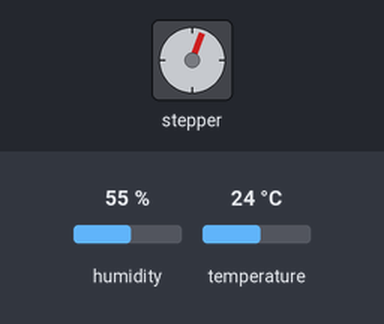
Recording of a sketch running on a simulated ESP32. Parts: stepper motor. Inputs (shaded band) come from the test bench; at power-on: humidity 55 %, temperature 24 °C. No MQTT or app messages arrive unless stated; stepper angles assume 2048 steps per turn.

Above: at 1.28 s.
1.3 s: humidity set to 45 %
4.3 s: humidity set to 42 %
At 4.3 s:
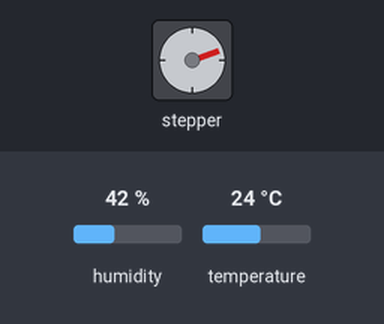
5.8 s: temperature set to 25.3 °C
At 6.6 s:
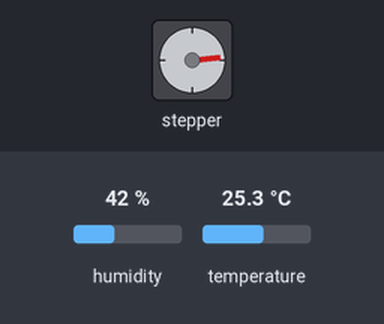
8.8 s: humidity set to 39 %
At 8.8 s:
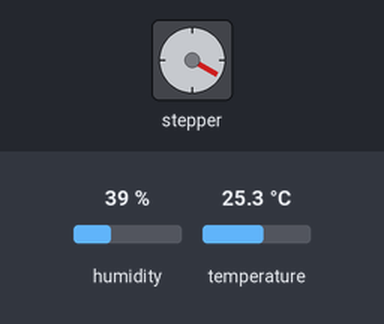
10.3 s: temperature set to 28 °C
At 11.49 s:
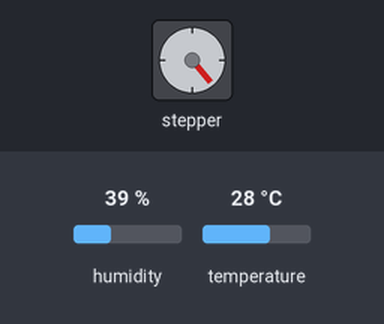
13.3 s: humidity set to 22 %
At 13.3 s:
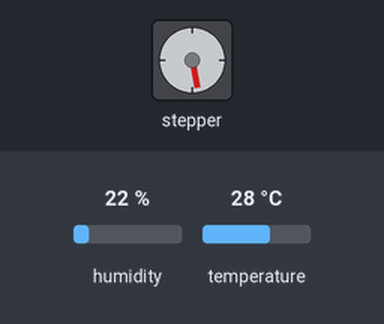
Timing chart, 0 to 15.8 s (numbered marks = the images above; inputs shaded):
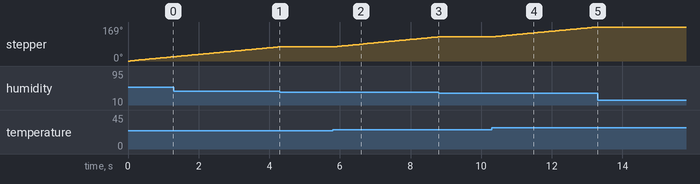

Measured:
- the behaviour switches between 44 and 43 % on humidity (found by bisection; images 0 and 1)
- the behaviour switches between 24.8 and 24.9 °C on temperature (found by bisection; images 1 and 2)
- the behaviour switches between 41 and 40 % on humidity (found by bisection; images 2 and 3)
- after the input at 4.3 s, stepper: stops changing and stays 71°
- after the input at 5.8 s, stepper: keeps turning clockwise at about 17°/s, starting after 0.07 s
- after the input at 8.8 s, stepper: stops changing and stays 120°
- after the input at 10.3 s, stepper: keeps turning clockwise at about 17°/s, starting after 0.05 s
- after the input at 13.3 s, stepper: stops changing and stays 169°

The sketch:

sketch.ino
```cpp
#include "EspMQTTClient.h"
#include "DHTesp.h"
#include <AccelStepper.h>

AccelStepper stepper1(AccelStepper::FULL4WIRE, 13, 12, 14, 27);
EspMQTTClient client("Wokwi-GUEST", "", "test.mosquitto.org", "mqtt-mack-pub-sub", 1883);
const int DHT_PIN = 15;
DHTesp dhtSensor;

void setup() {
    stepper1.setMaxSpeed(8000);
    Serial.begin(115200);
    dhtSensor.setup(DHT_PIN, DHTesp::DHT22);
    client.enableDebuggingMessages();
}

unsigned long lastSendTime = 0;
const unsigned long sendInterval = 2000;

void readSendData() {
    unsigned long currentTime = millis();
    if (currentTime - lastSendTime >= sendInterval) {
        TempAndHumidity data = dhtSensor.getTempAndHumidity();
        String jsonData = "{\"temperature\":" + String(data.temperature, 2) + ",\"humidity\":" + String(data.humidity, 2) + "}";
        client.publish("chad/env", jsonData);
        lastSendTime = currentTime;
    }
}


float calculateComfortIndex(float temperature, float humidity) {
    return (0.7 * temperature) + (0.3 * humidity);
}

void controlFanSpeed(float temperature, float humidity) {
    float comfortIndex = calculateComfortIndex(temperature, humidity);
    if (comfortIndex < 30) {
        stepper1.setSpeed(0);
    } else if (comfortIndex >= 30 && comfortIndex < 40) {
        stepper1.setSpeed(500);
    } else if (comfortIndex >= 40 && comfortIndex < 50) {
        stepper1.setSpeed(1000);
    } else if (comfortIndex >= 50 && comfortIndex < 60) {
        stepper1.setSpeed(1500);
    } else if (comfortIndex >= 60) {
        stepper1.setSpeed(2000);
    }
    stepper1.runSpeed();
}

void onConnectionEstablished() {
}

void loop() {
    client.loop();
    TempAndHumidity data = dhtSensor.getTempAndHumidity();
    controlFanSpeed(data.temperature, data.humidity);
    readSendData();
}
```
